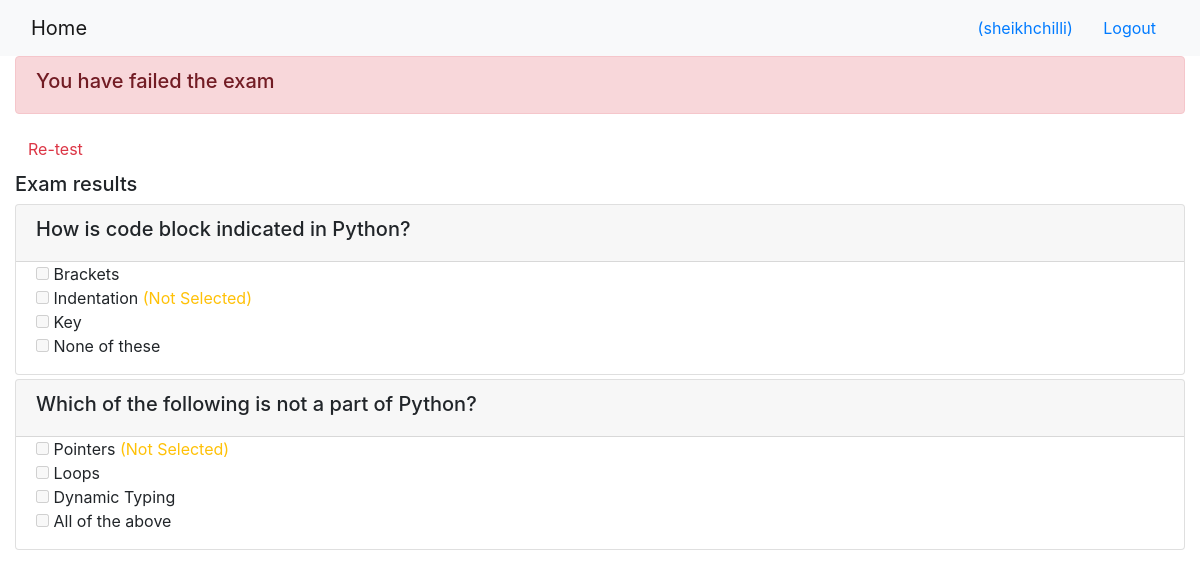
The page /onlinecourse/course/1/submission/1/result/ (signed in) on the database its author committed.
### onlinecourse/models.py (models this page shows, shortened)
class Question(models.Model):
    course = models.ForeignKey(Course, on_delete=models.CASCADE)
    question_text = models.CharField(max_length=200)
    grade_point = models.IntegerField()
    def is_get_score(self, selected_ids):
        all_answers = self.choice_set.filter(is_correct=True).count()
        selected_correct = self.choice_set.filter(is_correct=True, id__in=selected_ids).count()
        if all_answers == selected_correct:
            return True
        else:
            return False

class Choice(models.Model):
    question = models.ForeignKey(Question, on_delete=models.CASCADE)
    choice_text = models.CharField(max_length=200)
    is_correct = models.BooleanField(default=False)

### onlinecourse/views.py (the view)
# urls.py: path('course/<int:course_id>/submission/<int:submission_id>/result/', views.show_exam_result, name='show_exam_result'),
def show_exam_result(request, course_id, submission_id):
    course = get_object_or_404(Course, id=course_id)
    submission = get_object_or_404(Submission, id=submission_id)
    selected_choice_ids = submission.choices.values_list('id', flat=True)
    total_score = 0
    correct_answers = []
    for question in course.question_set.all():
        selected_choices = submission.choices.filter(question=question)
        selected_choice_ids = selected_choices.values_list('id', flat=True)
        if question.is_get_score(selected_choice_ids):
            total_score += question.grade_point
            correct_answers.append({
                'question': question,
                'choices': selected_choices.filter(is_correct=True),
                'is_correct': True
            })
        else:
            correct_answers.append({
                'question': question,
                'choices': selected_choices,
                'is_correct': False
            })
    age = course.question_set.all().count()
    context = {
        'course': course,
        'selected_choice_ids': selected_choice_ids,
        'grade': total_score,
        'correct_answers': correct_answers,
        'total_questions': course.question_set.count(),
        'age':100//age*total_score,
    }
    return render(request, 'onlinecourse/exam_result_bootstrap.html', context)

### onlinecourse/templates/onlinecourse/exam_result_bootstrap.html (shortened to what this page needs)
<!DOCTYPE html>
<html lang="en">
<head>
    {% load static %}
    <link rel="stylesheet" href="https://maxcdn.bootstrapcdn.com/bootstrap/4.5.2/css/bootstrap.min.css">
</head>
<body>
 <nav class="navbar navbar-light bg-light">
    <div class="container-fluid">
        <div class="navbar-header">
              <a class="navbar-brand" href="{% url 'onlinecourse:index' %}">Home</a>
        </div>
        <ul class="nav navbar-nav navbar-right">
            {% if user.is_authenticated %}
            <li>
                <a class="btn btn-link" href="#">{{ user.first_name }}({{ user.username }})</a>
                <a class="btn btn-link" href="{% url 'onlinecourse:logout' %}">Logout</a>
            </li>
            {% endif %}
        </ul>
    </div>
</nav>
<div class="container-fluid">
    {% if age >= 80 %}
    <div class="alert alert-success">
        <h5>You have passed the exam</h5>
    </div>
    {% else %}
    <div class="alert alert-danger">
        <h5>You have failed the exam</h5>
    </div>
    <a class="btn btn-link text-danger" href="{% url 'onlinecourse:course_details' course.id %}">Re-test</a>
    {% endif %}
    <div class="card-columns-vertical mt-1">
        <h5 class="">Exam results</h5>
        {% for answer in correct_answers %}
        <div class="card mt-1">
            <div class="card-header">
                <h5>{{ answer.question.question_text }}</h5>
            </div>
            <div class="form-group">
                {% for choice in answer.question.choice_set.all %}
                <div class="form-check">
                    <label class="form-check-label">
                        <input type="checkbox" disabled {% if choice in answer.choices %}checked{% endif %}>
                        {{ choice.choice_text }}
                        {% if choice.is_correct and not answer.is_correct %}
                            {% if choice in answer.choices %}
                                <span class="text-success">(Correct Answer)</span>
                            {% else %}
                                <span class="text-warning">(Not Selected)</span>
                            {% endif %}
                        {% elif not choice.is_correct and choice in answer.choices %}
                        <span class="text-danger">(Wrong Answer)</span>
                        {% endif %}
                    </label>
                </div>
                {% endfor %}
            </div>
        </div>
        {% endfor %}
    </div>
</div>
</body>
</html>

### rows shown on the page
Question: question.question_text "How is code block indicated in Python?"
Choice: choice_text "Brackets"
Choice: choice_text "Indentation", is_correct "(Not Selected)"
Choice: choice_text "Key"
Choice: choice_text "None of these"
Question: question.question_text "Which of the following is not a part of Python?"
Choice: choice_text "Pointers", is_correct "(Not Selected)"
Choice: choice_text "Loops"
Choice: choice_text "Dynamic Typing"
Choice: choice_text "All of the above"

### other values the page prints
{{ user.username }} "sheikhchilli"
